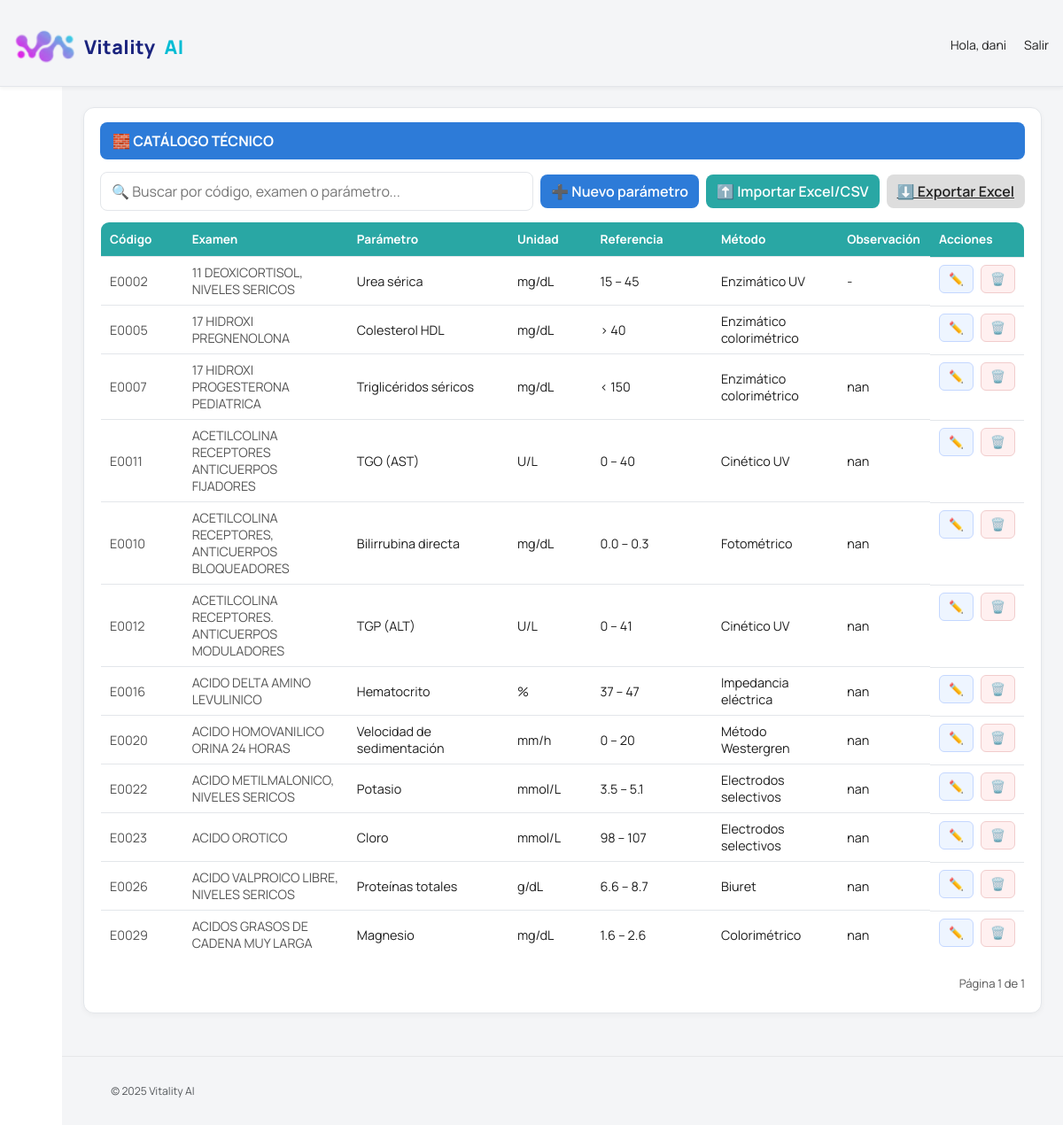
/catalogo-tecnico/ (signed in), run on the app's committed database.
### laboratorio/models.py (models this page shows, shortened)
class ExamenParametro(models.Model):
    examen = models.ForeignKey('Examen', on_delete=models.CASCADE, related_name='parametros')
    nombre = models.CharField(max_length=120, verbose_name="Nombre del parámetro")
    unidad = models.CharField(max_length=50, blank=True, null=True, verbose_name="Unidad")
    referencia = models.CharField(max_length=100, blank=True, null=True, verbose_name="Valores de referencia")
    metodo = models.CharField(max_length=100, blank=True, null=True, verbose_name="Método analítico")
    observacion = models.TextField(blank=True, null=True, verbose_name="Observaciones automáticas")
    acreditado = models.BooleanField(default=True, verbose_name="Acreditado")
    class Meta:
        ordering = ['examen', 'nombre']
        verbose_name = "Parámetro de examen"
        verbose_name_plural = "Parámetros de examen"

class Examen(models.Model):
    codigo = models.CharField(max_length=50, unique=True)
    nombre = models.CharField(max_length=200)
    area = models.CharField(max_length=100)
    unidad = models.CharField(max_length=50, blank=True, null=True)
    muestra = models.CharField(max_length=100, blank=True, null=True)  # 🧪 NUEVO CAMPO
    precio = models.DecimalField(max_digits=10, decimal_places=2, default=0.00)
    referencia_synlab = models.CharField(max_length=50, blank=True, null=True)
    activo = models.BooleanField(default=True)
    creado_en = models.DateTimeField(auto_now_add=True)
    actualizado_en = models.DateTimeField(auto_now=True)
    creado_por = models.ForeignKey(User, related_name='examen_creado_por', on_delete=models.SET_NULL, null=True, blank=True)
    modificado_por = models.ForeignKey(User, related_name='examen_modificado_por', on_delete=models.SET_NULL, null=True, blank=True)

### laboratorio/views.py (the view, shortened to what this page needs)
# urls.py: path('catalogo-tecnico/', views.catalogo_tecnico, name='catalogo_tecnico'),
@login_required
def catalogo_tecnico(request):
    q = (request.GET.get('q') or '').strip()
    qs = ExamenParametro.objects.select_related('examen').all()
    paginator = Paginator(qs, 20)
    page_number = request.GET.get('page')
    page_obj = paginator.get_page(page_number)
    return render(request, 'laboratorio/catalogo_tecnico.html', {'page_obj': page_obj, 'query': q})

### laboratorio/templates/laboratorio/catalogo_tecnico.html (shortened to what this page needs)
{% extends "base_star.html" %}
{% block content %}
<div class="slx-card">
  <div class="slx-title">🧱 Catálogo Técnico</div>
  <div class="slx-actions">
    <form id="form-buscar" class="small" method="get" style="display:flex;gap:8px;flex:1;">
      <div class="slx-searchbar">
        <input type="search" id="buscarParametro" value="{{ query }}" class="slx-input" placeholder="🔍 Buscar por código, examen o parámetro...">
      </div>
    </form>
    <button id="btn-nuevo" class="slx-btn">➕ Nuevo parámetro</button>
    <button id="btn-importar" class="slx-btn cyan">⬆️ Importar Excel/CSV</button>
    <a href="{% url 'catalogo_tecnico_export' %}" class="slx-btn gray">⬇️ Exportar Excel</a>
  </div>
  <div class="table-wrap">
    <table class="slx-table" id="tabla">
      <thead>
        <tr>
          <th style="width:10%">Código</th>
          <th style="width:20%">Examen</th>
          <th style="width:20%">Parámetro</th>
          <th style="width:10%">Unidad</th>
          <th style="width:15%">Referencia</th>
          <th style="width:15%">Método</th>
          <th style="width:10%">Observación</th>
          <th style="width:5%">Acciones</th>
        </tr>
      </thead>
      <tbody>
        {% if page_obj and page_obj.object_list %}
          {% for p in page_obj.object_list %}
          <tr data-id="{{ p.id }}" data-acreditado="{{ p.acreditado|yesno:'true,false' }}">
            <td class="small">{{ p.examen.codigo }}</td>
            <td class="small">{{ p.examen.nombre }}</td>
            <td>{{ p.nombre }}</td>
            <td>{{ p.unidad }}</td>
            <td>{{ p.referencia }}</td>
            <td>{{ p.metodo }}</td>
            <td>{{ p.observacion }}</td>
            <td class="actions-cell">
              <button class="slx-mini slx-mini--edit btn-editar" title="Editar">✏️</button>
              <button class="slx-mini slx-mini--del btn-eliminar" title="Eliminar">🗑️</button>
            </td>
          </tr>
          {% endfor %}
        {% else %}
          <tr><td colspan="8" class="small">No hay parámetros para mostrar.</td></tr>
        {% endif %}
      </tbody>
    </table>
  </div>
  {% if page_obj %}
  <div class="pager">
    <div class="small" style="padding:8px 0;">Página {{ page_obj.number }} de {{ page_obj.paginator.num_pages }}</div>
  </div>
  {% endif %}
</div>
{% endblock %}

### laboratorio/templates/base_star.html (shortened to what this page needs)
{% load static %}
<!DOCTYPE html>
<html lang="es">
<head>
  <link rel="stylesheet" href="{% static 'laboratorio/staradmin/vendors/mdi/css/materialdesignicons.min.css' %}">
  <link rel="stylesheet" href="{% static 'laboratorio/staradmin/vendors/css/vendor.bundle.base.css' %}">
  <link rel="stylesheet" href="{% static 'laboratorio/staradmin/css/style.css' %}">
</head>
<body>
  <div class="container-scroller">
    <nav class="navbar default-layout-navbar col-lg-12 col-12 p-0 fixed-top d-flex align-items-stretch">
      <div class="navbar-menu-wrapper d-flex align-items-center justify-content-between w-100 px-3">
        <a class="brand-inline" href="#">
          <img src="{% static 'laboratorio/img/logo_synlab.png' %}" alt="Vitality AI">
          <span class="vitality">Vitality</span><span class="ai">AI</span>
        </a>
        <ul class="navbar-nav navbar-nav-right">
          {% if request.user.is_authenticated %}
          <li class="nav-item d-none d-lg-block">
            <span class="nav-link">Hola, {{ request.user.first_name|default:request.user.username }}</span>
          </li>
          <li class="nav-item nav-logout d-none d-lg-block">
            <a class="nav-link" href="{% url 'logout' %}">Salir</a>
          </li>
          {% endif %}
        </ul>
      </div>
    </nav>
    <div class="container-fluid page-body-wrapper">
      <nav class="sidebar sidebar-offcanvas" id="sidebar">
        <ul class="nav">
          <li class="nav-item">
            <a class="nav-link" href="{% url 'lista_ordenes' %}">
              <i class="mdi mdi-home-outline menu-icon"></i>
            </a>
          </li>
          <li class="nav-item">
            <a class="nav-link" href="{% url 'nueva_orden' %}">
              <i class="mdi mdi-file-document-edit-outline menu-icon"></i>
            </a>
          </li>
          <li class="nav-item">
            <a class="nav-link" href="{% url 'catalogo_examenes' %}">
              <i class="mdi mdi-book-open-page-variant-outline menu-icon"></i>
            </a>
          </li>
          <li class="nav-item">
            <a class="nav-link" href="{% url 'catalogo_tecnico' %}">
              <i class="mdi mdi-flask-outline menu-icon"></i>
            </a>
          </li>
          <li class="nav-item">
            <a class="nav-link" href="{% url 'resultados_lista' %}">
              <i class="mdi mdi-clipboard-text-outline menu-icon"></i>
            </a>
          </li>
          <li class="nav-item">
            <a class="nav-link" href="{% url 'validacion_lista' %}">
              <i class="mdi mdi-check-decagram-outline menu-icon"></i>
            </a>
          </li>
          <li class="nav-item">
            <a class="nav-link" href="#">
              <i class="mdi mdi-cash-multiple menu-icon"></i>
            </a>
          </li>
          <li class="nav-item">
            <a class="nav-link" href="#">
              <i class="mdi mdi-account-multiple-outline menu-icon"></i>
            </a>
          </li>
          <li class="nav-item">
            <a class="nav-link" href="#">
              <i class="mdi mdi-cog-outline menu-icon"></i>
            </a>
          </li>
        </ul>
      </nav>
      <div class="main-panel">
        <div class="content-wrapper">
          {% block content %}{% endblock %}
        </div>
        <footer class="footer">
          <div class="d-sm-flex justify-content-between justify-content-sm-between px-3">
            <span class="text-muted text-center text-sm-left d-block d-sm-inline-block">
              © <script>document.write(new Date().getFullYear())</script> Vitality AI
            </span>
          </div>
        </footer>
      </div>
    </div>
  </div>
</body>
</html>

### laboratorio/templates/base_star.html (style rules this page uses)
body.sidebar-icon-only .sidebar { width:70px;transition:width .2s ease;overflow-x:hidden; }
body.sidebar-icon-only .sidebar .nav .menu-icon { margin-right:0; }
.navbar.default-layout-navbar { background:#fff!important;border-bottom:1px solid #e3e6ea;box-shadow:0 2px 4px rgba(0,0,0,.05); }
.brand-inline { display:flex;align-items:center;gap:10px;text-decoration:none;transform:translateY(1px); }
.brand-inline img { height:46px;object-fit:contain;display:block; }
.brand-inline .vitality { font-weight:800;font-size:1.35rem;color:#1A237E;letter-spacing:0.5px; }
.brand-inline .ai { font-weight:800;font-size:1.35rem;color:#00BCD4;letter-spacing:0.5px; }
.content-wrapper { padding:24px 24px 48px; }

### laboratorio/templates/laboratorio/catalogo_tecnico.html (style rules this page uses)
:root { --slx-blue:#2d7bd8; --slx-cyan:#29a7a4; --slx-border:#e3e6ea; --slx-bg:#fff; --slx-gray:#8e98a7; }
.slx-card { background:var(--slx-bg);border:1px solid var(--slx-border);border-radius:12px;padding:16px 18px;box-shadow:0 2px 6px rgba(0,0,0,.04); }
.slx-title { background:var(--slx-blue);color:#fff;font-weight:700;padding:10px 14px;border-radius:8px;margin-bottom:14px;text-transform:uppercase; }
.slx-actions { display:flex;gap:8px;align-items:center;flex-wrap:wrap;margin-bottom:12px; }
.slx-input { border:1px solid var(--slx-border);border-radius:8px;padding:8px 10px;font-size:.9rem; }
.slx-btn { background:var(--slx-blue);color:#fff;border:0;border-radius:8px;padding:8px 12px;font-weight:600;cursor:pointer; }
.slx-btn.cyan { background:var(--slx-cyan); }
.slx-btn.gray { background:#ddd;color:#222; }
.slx-table { width:100%;border-collapse:collapse;border:1px solid var(--slx-border);border-radius:10px;overflow:hidden; }
.slx-table th { background:var(--slx-cyan);color:#fff;text-align:left;padding:10px;font-size:.85rem; }
.slx-table td { padding:8px 10px;border-top:1px solid var(--slx-border);font-size:.9rem;vertical-align:middle; }
.table-wrap { overflow:auto;border-radius:10px; }
.actions-cell { display:flex;gap:8px;justify-content:center;align-items:center;flex-wrap:nowrap; }
.slx-mini { font-size:.85rem;border-radius:6px;padding:6px 10px;cursor:pointer;display:inline-flex;align-items:center;justify-content:center; }
.small { font-size:.82rem;color:#555; }
.pager { display:flex;justify-content:flex-end;gap:8px;margin-top:10px; }
.slx-mini--edit { background: #eef5ff; color: #2d7bd8; border: 1px solid #c4d7ff; }
.slx-mini--del { background: #fff0f0; color: #d83a3a; border: 1px solid #f1cccc; }
.slx-searchbar { display: flex; align-items: center; gap: 8px; width: 300%; }
.slx-searchbar input { flex: 1; padding: 10px 12px; font-size: 1rem; border: 1px solid var(--slx-border); border-radius: 8px; }

### data on the page
ExamenParametro: examen.codigo "E0002", examen.nombre "11 DEOXICORTISOL, NIVELES SERICOS", nombre "Urea sérica", unidad "mg/dL", referencia "15 – 45", metodo "Enzimático UV", observacion "-"
ExamenParametro: examen.codigo "E0005", examen.nombre "17 HIDROXI PREGNENOLONA", nombre "Colesterol HDL", unidad "mg/dL", referencia "> 40", metodo "Enzimático colorimétrico"
ExamenParametro: examen.codigo "E0007", examen.nombre "17 HIDROXI PROGESTERONA PEDIATRICA", nombre "Triglicéridos séricos", unidad "mg/dL", referencia "< 150", metodo "Enzimático colorimétrico", observacion "nan"
ExamenParametro: examen.codigo "E0011", examen.nombre "ACETILCOLINA RECEPTORES ANTICUERPOS FIJADORES", nombre "TGO (AST)", unidad "U/L", referencia "0 – 40", metodo "Cinético UV", observacion "nan"
ExamenParametro: examen.codigo "E0010", examen.nombre "ACETILCOLINA RECEPTORES, ANTICUERPOS BLOQUEADORES", nombre "Bilirrubina directa", unidad "mg/dL", referencia "0.0 – 0.3", metodo "Fotométrico", observacion "nan"
ExamenParametro: examen.codigo "E0012", examen.nombre "ACETILCOLINA RECEPTORES. ANTICUERPOS MODULADORES", nombre "TGP (ALT)", unidad "U/L", referencia "0 – 41", metodo "Cinético UV", observacion "nan"
ExamenParametro: examen.codigo "E0016", examen.nombre "ACIDO DELTA AMINO LEVULINICO", nombre "Hematocrito", unidad "%", referencia "37 – 47", metodo "Impedancia eléctrica", observacion "nan"
ExamenParametro: examen.codigo "E0020", examen.nombre "ACIDO HOMOVANILICO ORINA 24 HORAS", nombre "Velocidad de sedimentación", unidad "mm/h", referencia "0 – 20", metodo "Método Westergren", observacion "nan"
ExamenParametro: examen.codigo "E0022", examen.nombre "ACIDO METILMALONICO, NIVELES SERICOS", nombre "Potasio", unidad "mmol/L", referencia "3.5 – 5.1", metodo "Electrodos selectivos", observacion "nan"
ExamenParametro: examen.codigo "E0023", examen.nombre "ACIDO OROTICO", nombre "Cloro", unidad "mmol/L", referencia "98 – 107", metodo "Electrodos selectivos", observacion "nan"
ExamenParametro: examen.codigo "E0026", examen.nombre "ACIDO VALPROICO LIBRE, NIVELES SERICOS", nombre "Proteínas totales", unidad "g/dL", referencia "6.6 – 8.7", metodo "Biuret", observacion "nan"
ExamenParametro: examen.codigo "E0029", examen.nombre "ACIDOS GRASOS DE CADENA MUY LARGA", nombre "Magnesio", unidad "mg/dL", referencia "1.6 – 2.6", metodo "Colorimétrico", observacion "nan"

### other printed values
{{ request.user.first_name|default:request.user.username }} "dani"
{{ page_obj.number }} "1"
{{ page_obj.paginator.num_pages }} "1"
